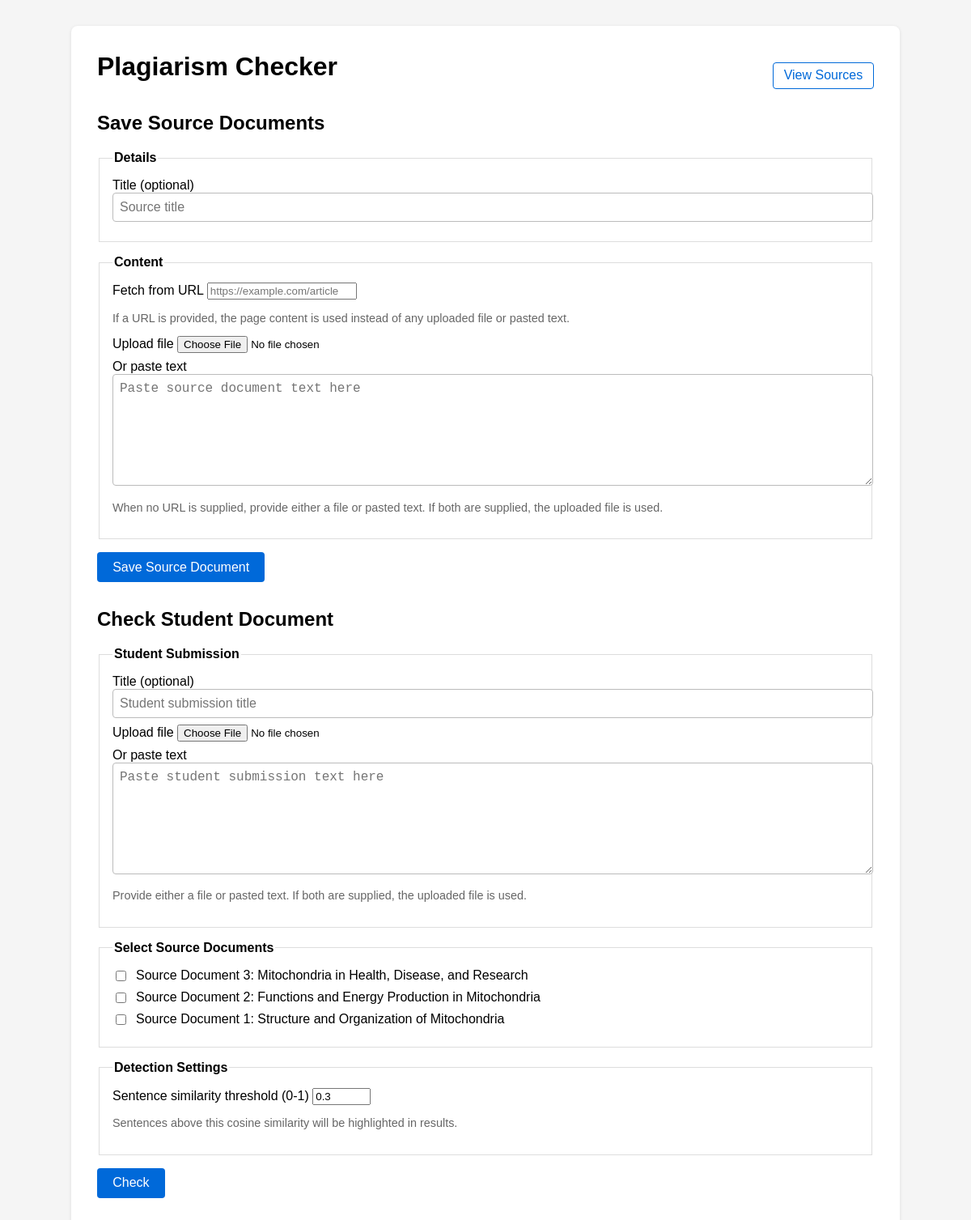
Before: / with the older database file.
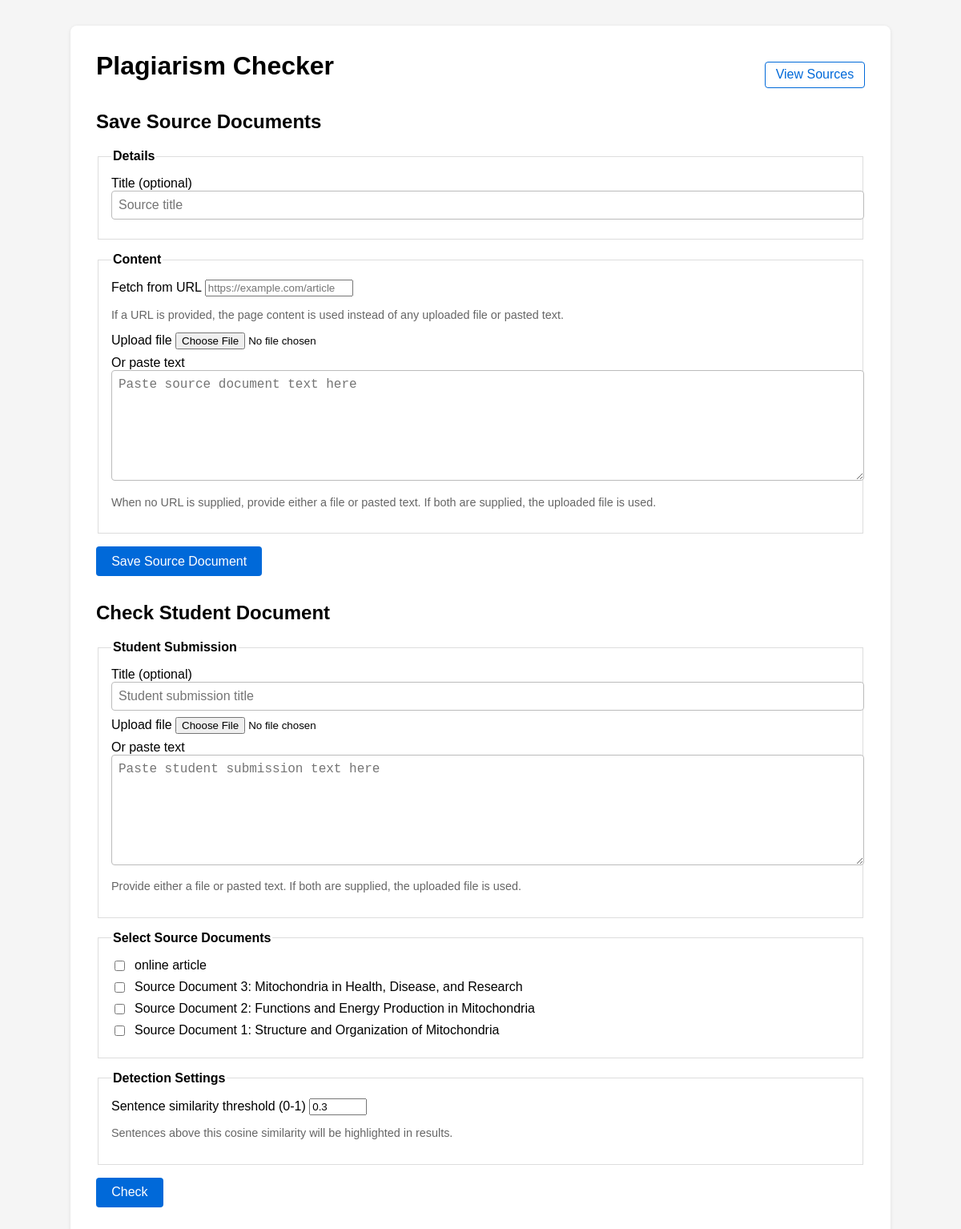
After: the same page with the newer database file.
### main.py (models this page shows, shortened)
class Document(db.Model):
    __tablename__ = "documents"
    id = db.Column(db.Integer, primary_key=True)
    title = db.Column(db.String(255), nullable=False)
    content = db.Column(db.Text, nullable=False)
    is_source = db.Column(db.Boolean, default=True, nullable=False)
    created_at = db.Column(db.DateTime, default=datetime.utcnow, nullable=False)

### main.py (the view)
@app.route("/", methods=["GET"])
def index():
    sources = (
        Document.query.filter_by(is_source=True)
        .order_by(Document.created_at.desc())
        .all()
    )
    return render_template("index.html", source_documents=sources)

### templates/index.html (shortened to what this page needs)
<!doctype html>
<html lang="en">
<head>
</head>
<body>
<main>
    <div class="header">
        <h1>Plagiarism Checker</h1>
        <a class="nav-link" href="{{ url_for('list_sources') }}">View Sources</a>
    </div>
    <section>
        <h2>Save Source Documents</h2>
        <form method="post" action="{{ url_for('add_source') }}" enctype="multipart/form-data">
            <fieldset>
                <legend>Details</legend>
                <label>
                    Title (optional)
                    <input type="text" name="source_title" placeholder="Source title">
                </label>
            </fieldset>
            <fieldset>
                <legend>Content</legend>
                <label>
                    Fetch from URL
                    <input type="url" name="source_url" placeholder="https://example.com/article">
                </label>
                <p class="hint">If a URL is provided, the page content is used instead of any uploaded file or pasted text.</p>
                <label>
                    Upload file
                    <input type="file" name="source_file" accept=".txt,.md,.pdf,.docx,.rtf,text/plain">
                </label>
                <label>
                    Or paste text
                    <textarea name="source_text" placeholder="Paste source document text here"></textarea>
                </label>
                <p class="hint">When no URL is supplied, provide either a file or pasted text. If both are supplied, the uploaded file is used.</p>
            </fieldset>
            <button type="submit">Save Source Document</button>
        </form>
    </section>
    <section>
        <h2>Check Student Document</h2>
        <form method="post" action="{{ url_for('check_submission') }}" enctype="multipart/form-data">
            <fieldset>
                <legend>Student Submission</legend>
                <label>
                    Title (optional)
                    <input type="text" name="student_title" placeholder="Student submission title">
                </label>
                <label>
                    Upload file
                    <input type="file" name="student_file" accept=".txt,.md,.pdf,.docx,.rtf,text/plain">
                </label>
                <label>
                    Or paste text
                    <textarea name="student_text" placeholder="Paste student submission text here"></textarea>
                </label>
                <p class="hint">Provide either a file or pasted text. If both are supplied, the uploaded file is used.</p>
            </fieldset>
            <fieldset>
                <legend>Select Source Documents</legend>
                {% if source_documents %}
                    <div class="source-list">
                        {% for doc in source_documents %}
                            <label>
                                <input type="checkbox" name="source_selection" value="{{ doc.id }}">
                                {{ doc.title }}
                            </label>
                        {% endfor %}
                    </div>
                {% else %}
                    <p class="hint">No source documents saved yet.</p>
                {% endif %}
            </fieldset>
            <fieldset>
                <legend>Detection Settings</legend>
                <label>
                    Sentence similarity threshold (0-1)
                    <input type="number" name="similarity_threshold" min="0" max="1" step="0.05" value="0.3">
                </label>
                <p class="hint">Sentences above this cosine similarity will be highlighted in results.</p>
            </fieldset>
            <button type="submit">Check</button>
        </form>
    </section>
</main>
</body>
</html>

Changed rows visible on the page:
added Document: title "online article"
